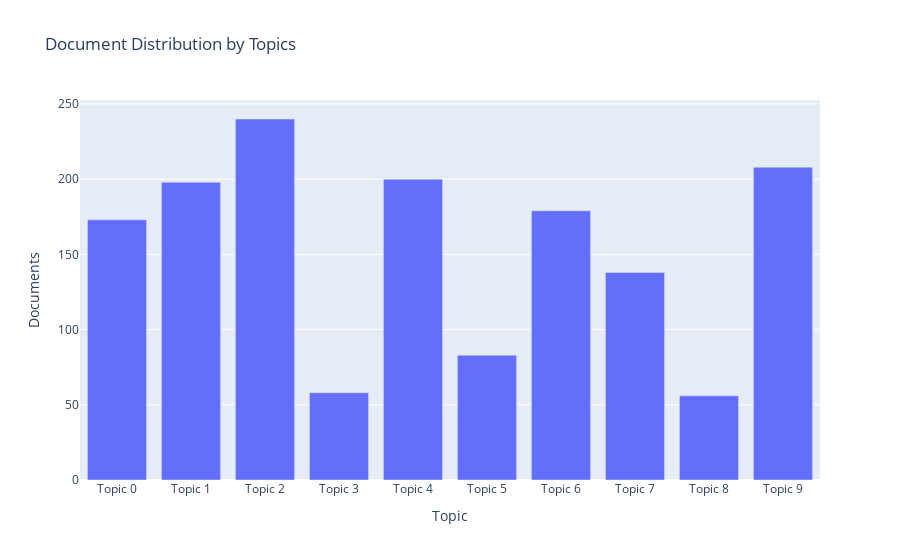

The cell this chart's notebook holds for it:
### Code cell
plot_model(ldamodel, plot = 'topic_distribution')

### Figure 1 — Plotly figure (JSON) as saved in the notebook; plotly's stock layout.template omitted (floating-point values rounded to 4 significant figures)
{"data": [{"alignmentgroup": "True", "customdata": [["page, trend, open, function, change, citect, create, time, new, runtime"], ["citect, server, run, license, key, web, anywhere, pc, usb, version"], ["alarm, citect, server, version, update, new, connector, crash, log, show"], ["alarm, variable, tag, delay, database, custom, time, memory, field, record"], ["driver, device, server, citect, system, communication, configuration, port, support, set"], ["update, driver, support, export, device, trend, bit, csv, citect, successfully"], ["alarm, tag, function, display, value, variable, write, get, follow, datum"], ["license, fail, manager, server, activate, float, citect, available, part, activation"], ["report, connector, security, case, certificate, correctly, exception, test, generate, problem"], ["server, deployment, citect, run, machine, connection, restart, time, runtime, change"]], "hovertemplate": "Topic=%{x}<br>Documents=%{y}<br>Keyword=%{customdata[0]}<extra></extra>", "legendgroup": "", "marker": {"color": "#636efa", "pattern": {"shape": ""}}, "name": "", "offsetgroup": "", "orientation": "v", "showlegend": false, "textposition": "auto", "x": ["Topic 0", "Topic 1", "Topic 2", "Topic 3", "Topic 4", "Topic 5", "Topic 6", "Topic 7", "Topic 8", "Topic 9"], "xaxis": "x", "y": [173, 198, 240, 58, 200, 83, 179, 138, 56, 208], "yaxis": "y", "type": "bar"}], "layout": {"xaxis": {"anchor": "y", "domain": [0, 1], "title": {"text": "Topic"}}, "yaxis": {"anchor": "x", "domain": [0, 1], "title": {"text": "Documents"}}, "legend": {"tracegroupgap": 0}, "title": {"text": "Document Distribution by Topics"}, "barmode": "relative"}}
